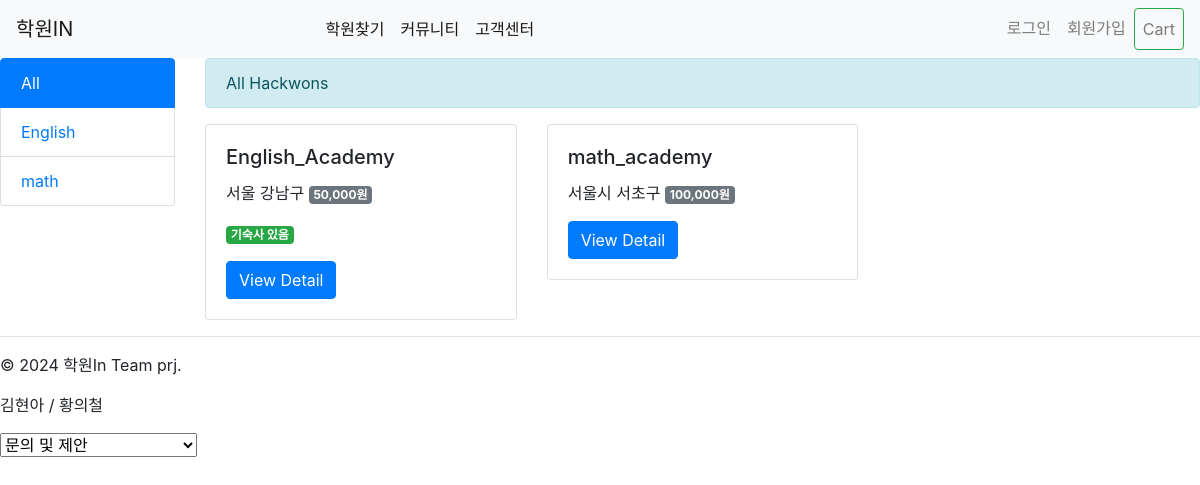
The app's page /content/ with its own data.
### content/models.py (models this page shows, shortened)
class Category(models.Model):
    name = models.CharField(max_length=200, unique=True, verbose_name='course_category')
    slug = models.SlugField(max_length=200, unique=True, allow_unicode=True)
    class Meta:
        ordering = ['name']
        verbose_name = 'category'
        verbose_name_plural = 'categories'
    def get_absolute_url(self):
        return reverse('content:hackwon_in_category', args=[self.slug])

class Hackwon(models.Model):
    category = models.ForeignKey(Category, on_delete=models.SET_NULL, null=True, blank=True, related_name='hackwons')
    name = models.CharField(max_length=200)
    slug = models.SlugField(max_length=200, unique=True, allow_unicode=True)
    image = models.ImageField(upload_to='hackwons/%Y/%m/%d', blank=True, null=True)
    description = models.TextField(blank=True, null=True)
    meta_description = models.TextField(blank=True, null=True)
    region = models.CharField(max_length=200, db_index=True, null=True)
    tuition = models.CharField(max_length=200, db_index=True, null=True)
    course = models.CharField(max_length=200, db_index=True, null=True)
    dormitory_available = models.BooleanField(default=True)
    phone_number = models.CharField(max_length=20, blank=True, null=True)
    latitude = models.FloatField(null=True, blank=True)  # 위도
    longitude = models.FloatField(null=True, blank=True)  # 경도
    class Meta:
        index_together = [['id', 'slug']]
    def get_absolute_url(self):
        return reverse('content:hackwon_detail', args=[self.id, self.slug])

### content/views.py (the view)
# urls.py: path('', hackwon_in_category, name='hackwon_all'),
def hackwon_in_category(request, category_slug=None):
    current_category = None
    categories = Category.objects.all()
    hackwons = Hackwon.objects.filter()
    if category_slug:
        current_category = get_object_or_404(Category, slug=category_slug)
        hackwons = Hackwon.objects.filter(category=current_category)
    return render(request, 'content/content.html', {'current_category': current_category, 'categories':categories, 'hackwons': hackwons})

### content/templates/content/content.html (shortened to what this page needs)
{% extends 'base.html' %}
{% block content %}
    <div class="row">
        <div class="col-2">
            <div class="list-group">
                <a href="/" class="list-group-item {% if not current_category %}active{% endif %}">All</a>
                {% for c in categories %}
                    <a href="{{c.get_absolute_url}}" class="list-group-item {% if current_category.slug == c.slug %}active{% endif %}">{{c.name}}</a>
                {% endfor %}
            </div>
        </div>
        <div class="col">
          <div class="alert alert-info" role="alert">
            {% if current_category %}{{ current_category.name }}{% else %}All Hackwons{% endif %}
          </div>
          <div class="row">
          {% for hackwon in hackwons %}
              <div class="col-4">
                  <div class="card">
                    <div class="card-body">
                      <h5 class="card-title">{{ hackwon.name }}</h5>
                      <p class="card-text">{{ hackwon.region }} <span class="badge badge-secondary">{{ hackwon.tuition }}원</span></p>
                      {% if hackwon.dormitory_available %}
                      <p class="card-text"><span class="badge badge-success">기숙사 있음</span></p>
                      {% endif %}
                      <a href="{{ hackwon.get_absolute_url }}" class="btn btn-primary">View Detail</a>
                    </div>
                  </div>
              </div>
          {% endfor %}
          </div>
      </div>
        </div>
{% endblock %}

### records on screen
Category: name "English"
Category: name "math"
Hackwon: name "English_Academy", region "서울 강남구", tuition "50,000", dormitory_available "기숙사 있음"
Hackwon: name "math_academy", region "서울시 서초구", tuition "100,000"
